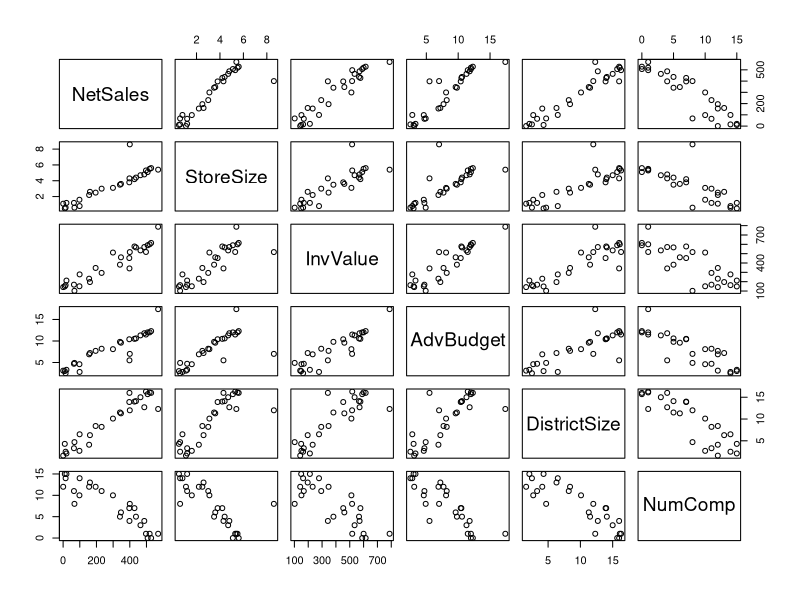
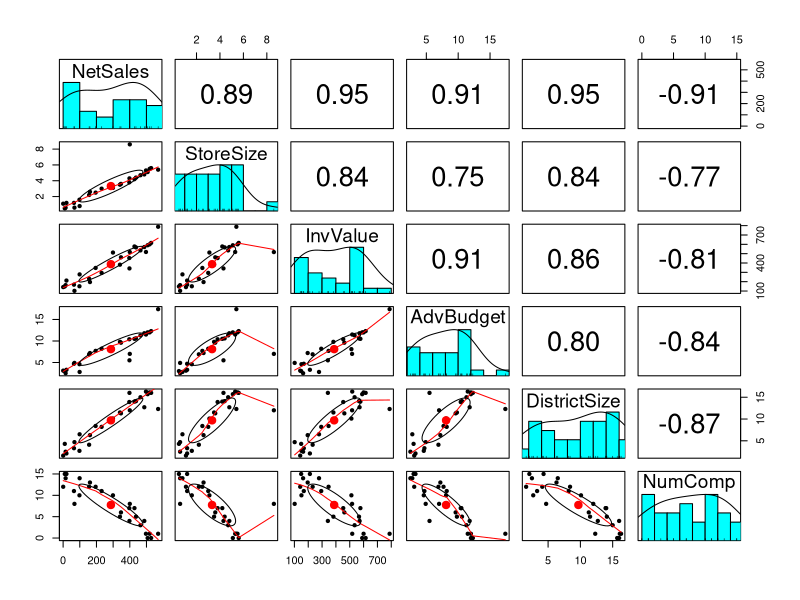
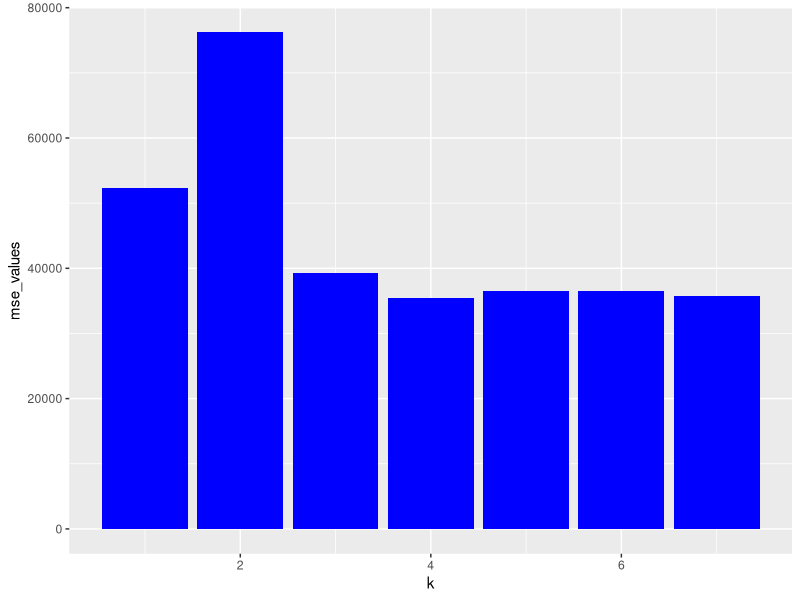

Write R code to recreate these figures, in order.
## ---- chunk 1
sales <- read.csv("franchisesales.csv")
summary(sales)
plot(sales)
cor(sales)

#load library psych

library(psych)
pairs.panels(sales)
## ---- chunk 2
# cor() function returns a full correlation matrix between all variables from the data frame. 
# comment: When x variables in the correlation matrix show linear relationships, there is an indication that those variables exhibit multicollinearity. From the correlation matrix below, we can see that almost all x variables have strong influence on each other, thus affecting the construction of the regression model. 
## ---- chunk 3
# Z score normalization for every feature except first column NetSales
sales_z<-scale(sales[,2:6], center = TRUE, scale = TRUE)

# check standardization
summary(sales_z)
## ---- chunk 4
# write a function called kNN-predicat, whereas data=set of predictor variables, y=Netsales values, x = new set of values for the variables, and a k value. 
kNN_predict <- function(data,y,x,k){
  # 1. Find neighbors
  n <- nrow(data)
  ds <- numeric(n)
  for (i in 1:n) {
    ds[i] <- sqrt(sum(data[i,]-x)^2) # or can write as dist(ds, method="euclidean")
    
  # 2. Order the k neighbors
  ordered.neighbors <- order(ds)
  k.closest <- ordered.neighbors[1:k]
  
  # 3. Find the average of the NetSales Values
  return(mean(y[k.closest]))
  }
}
## ---- chunk 5
# create a new item
new <- data.frame(StoreSize=4.2, InvValue=601, AdvBudget=7.8, DistrictSize=14.2, NumComp=6)

# Z-score standardization function
normalize <- function(x, mean, sd) {
return ((x - mean) / sd) }

# load necessary library
library(tibble)
mean <- as_tibble(lapply(sales[,-1], mean))
sd <- as_tibble(lapply(sales[,-1], sd))
  
# Normalize each new case using z-score and whole data's mean and sd, as new cases contains 0 values.
new.n <- mapply(normalize,new,mean,sd)

# Make Prediction
new_predict <- kNN_predict(sales_z,sales$NetSales, new.n, 3)

new_predict

# Comment: the prediction use kNN_predict is 228.33, compared to 405.02 from Assignment 10. 
## ---- chunk 6
# find out number of rows in sales dataset
n <- nrow(sales)

# predict each NetSales value using kNN by creating a new column in the dataset
sales$predicted <- numeric(n) 
for (i in 1:n) {
  sales$predicted[i] <- kNN_predict(sales_z,sales$NetSales, sales_z[i,], 3)
}

# write MSE function
mse <- function(x,y){
  return(mean((x-y)^2))
}

# MSE for using the kNN_predict function formulated. 
mse(sales$predicted,sales$NetSales)

# Comment: the MSE is 39274, which is quite different from Assignment 10's MSE = 242.27. 
## ---- chunk 7
# create 7 predicted columns for k values from 1 through 7
predict_index <- c("k_1","k_2","k_3","k_4","k_5","k_6","k_7")

for (s in predict_index) {
  sales[,s] <- 0}

# create separate dataframe to store all these values
sales2 <- sales[,c(8:14)]

# predicted NetSales values for k from 1 through 7 
for (i in 1:7){
    for (j in 1:n) {
  sales2[j,i] <- kNN_predict(sales_z,sales$NetSales, sales_z[j,], i)
  
  }
}
## ---- chunk 8
# calculate MSE for NetSales with k value varies from 1 through 7 
mse_values <- numeric(7)

for (i in 1:7){
  mse_values[i]<- mse(sales2[,i],sales$NetSales)
}

# find out the optiomal value for k

cat("The optimal k value for my own k-NN algorithm implementation is", which(mse_values==min(mse_values)), ", which is", min(mse_values), ".")
## ---- chunk 9
# load library
library(ggplot2)

# create k vector
k <- c(1:7)

# create a ggplot
ggplot() + geom_bar(aes(k, mse_values), stat="identity", position = "dodge",fill="blue") 



